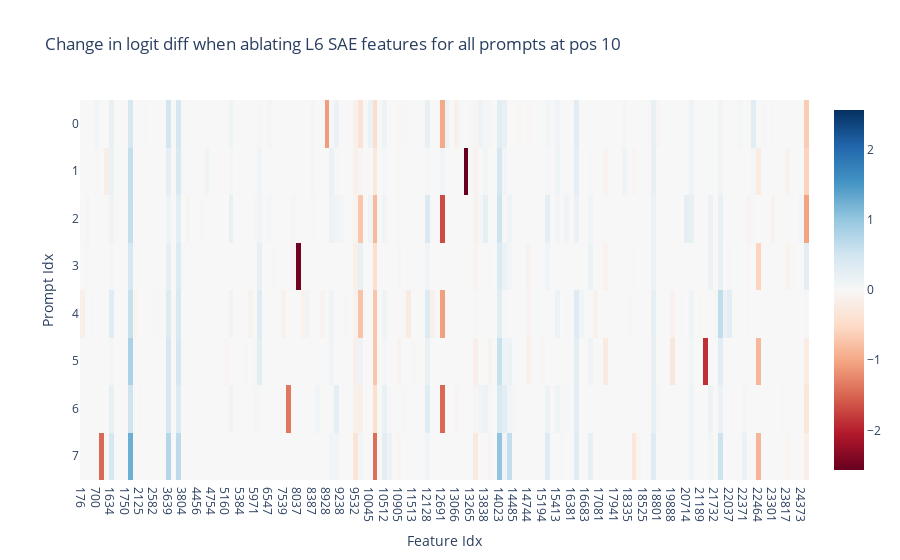

Source (notebook cell):
### Code cell
px.imshow(
    causal_effects_with_error,
    color_continuous_scale="RdBu",
    color_continuous_midpoint=0,
    title=f"Change in logit diff when ablating L{abl_layer} SAE features for all prompts at pos {abl_pos}",
    x=list(map(str, all_live_features.tolist()))+["error"],
    labels= {"x":"Feature Idx", "y":"Prompt Idx"}
)

### Figure 1 — Plotly figure (JSON) as saved in the notebook; plotly's stock layout.template omitted (floating-point values rounded to 4 significant figures; data arrays with more than 128 entries replaced by an {"elided": "..."} marker saying what was removed)
{"data": [{"coloraxis": "coloraxis", "hovertemplate": "Feature Idx: %{x}<br>Prompt Idx: %{y}<br>color: %{z}<extra></extra>", "name": "0", "type": "heatmap", "x": {"elided": "152 str values"}, "xaxis": "x", "yaxis": "y", "z": {"elided": "8x152 float values"}}], "layout": {"coloraxis": {"cmid": 0, "colorscale": [[0, "rgb(103,0,31)"], [0.1, "rgb(178,24,43)"], [0.2, "rgb(214,96,77)"], [0.3, "rgb(244,165,130)"], [0.4, "rgb(253,219,199)"], [0.5, "rgb(247,247,247)"], [0.6, "rgb(209,229,240)"], [0.7, "rgb(146,197,222)"], [0.8, "rgb(67,147,195)"], [0.9, "rgb(33,102,172)"], [1, "rgb(5,48,97)"]]}, "title": {"text": "Change in logit diff when ablating L6 SAE features for all prompts at pos 10"}, "xaxis": {"anchor": "y", "constrain": "domain", "domain": [0, 1], "scaleanchor": "y", "title": {"text": "Feature Idx"}}, "yaxis": {"anchor": "x", "autorange": "reversed", "constrain": "domain", "domain": [0, 1], "title": {"text": "Prompt Idx"}}}}
